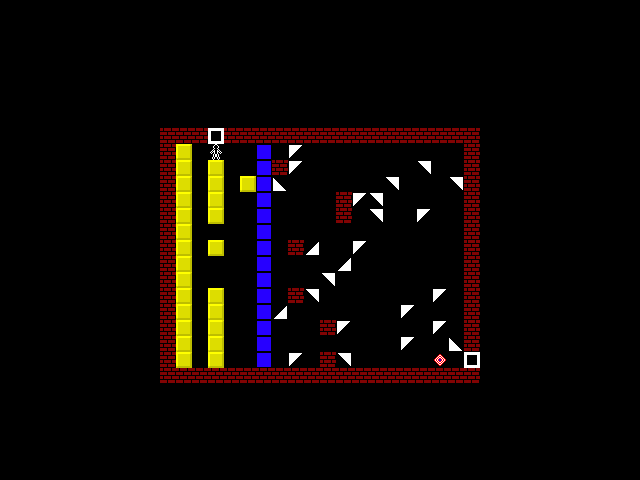

This game map was drawn from its Tiled (.tmx) file and the tilesets committed beside it. A one-line description and the trimmed map source follow:
An orthogonal 40x30 tile map with 16x16 px tiles, 3 tile layers (tiles, pieces, actors) and 24 objects.

<map version="1.10" tiledversion="1.11.0" orientation="orthogonal" renderorder="right-down" width="40" height="30" tilewidth="16" tileheight="16" infinite="0" nextlayerid="6" nextobjectid="46">
 <tileset firstgid="1" name="tiles" tilewidth="16" tileheight="16" tilecount="81" columns="9">
  <image source="tiles.png" width="144" height="144" />
 </tileset>
 <layer id="1" name="tiles" width="40" height="30">
  <data>[1200 cells, 90 non-empty, 4 distinct tile ids]</data>
 </layer>
 <layer id="2" name="pieces" width="40" height="30">
  <data>[1200 cells, 49 non-empty, 5 distinct tile ids]</data>
 </layer>
 <layer id="3" name="actors" width="40" height="30">
  <data>[1200 cells, 1 non-empty, 1 distinct tile ids]</data>
 </layer>
 <objectgroup id="5" name="connectors">
  <object id="21" x="247.333" y="150.667">
   <polyline points="-61.3333,1.33333 53,-3" />
  </object>
  <object id="23" x="250.667" y="167.667">
   <polyline points="-66,2.33333 41.3333,0.333333" />
  </object>
  <object id="24" x="252.333" y="172">
   <polyline points="-36,-4.66667 174,-6.33333" />
  </object>
  <object id="25" x="248.667" y="183">
   <polyline points="-63.6667,1 35.3333,0" />
  </object>
  <object id="26" x="208" y="187.35">
   <polyline points="7.63636,0.545455 187.666,-3.03386" />
  </object>
  <object id="27" x="245.667" y="187.667">
   <polyline points="0,0 213.333,-2" />
  </object>
  <object id="28" x="248.333" y="200.667">
   <polyline points="-65.6364,-0.909091 109.667,-4" />
  </object>
  <object id="29" x="243.333" y="204">
   <polyline points="-29,-6.5 134.667,-7" />
  </object>
  <object id="30" x="249" y="214">
   <polyline points="-67,-1.33333 125.667,5.33333" />
  </object>
  <object id="31" x="245" y="218.333">
   <polyline points="-29.6667,1 181.667,-1" />
  </object>
  <object id="32" x="247.667" y="247.333">
   <polyline points="-63.6667,1.66667 63,-2.33333" />
  </object>
  <object id="33" x="251.667" y="250.667">
   <polyline points="-33.6667,0 111.333,-0.333333" />
  </object>
  <object id="34" x="248.667" y="296">
   <polyline points="-65,-1 60.6667,0" />
  </object>
  <object id="35" x="243.667" y="298.333">
   <polyline points="-28.3333,0.333333 200,-4.66667" />
  </object>
  <object id="36" x="248.667" y="313.667">
   <polyline points="-67.3333,2 35.6667,-0.333333" />
  </object>
  <object id="37" x="244.667" y="309.667">
   <polyline points="-31.3333,0.666667 165.667,3" />
  </object>
  <object id="38" x="247.667" y="326">
   <polyline points="-66.3333,0.666667 93.6667,-2" />
  </object>
  <object id="39" x="250.333" y="330.333">
   <polyline points="-33.3333,1 191,-0.666667" />
  </object>
  <object id="40" x="253.333" y="343.333">
   <polyline points="-69.4545,0.363636 155.333,2" />
  </object>
  <object id="41" x="244.667" y="341.667">
   <polyline points="-29.2727,4.90909 214,4.33333" />
  </object>
  <object id="42" x="248.667" y="360.667">
   <polyline points="-64.6667,-0.666667 93.3333,1.33333" />
  </object>
  <object id="43" x="249" y="264">
   <polyline points="-64.3333,-0.333333 97,-1.66667" />
  </object>
  <object id="44" x="248.333" y="281.667">
   <polyline points="-64.6667,-0.666667 81,-2.66667" />
  </object>
  <object id="45" x="218.667" y="357.667">
   <polyline points="0,0 78.3333,-1" />
  </object>
 </objectgroup>
</map>
